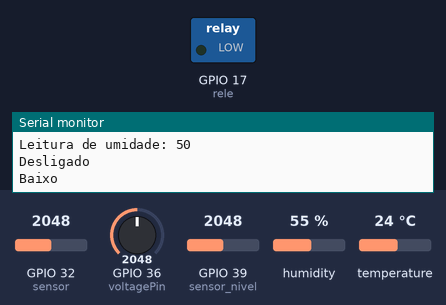
A program run on a simulated ESP32. Parts: switched loads named in the program (green lamp = pin HIGH), the last lines printed to the serial monitor. Inputs (shaded band) come from the test bench; at power-on: GPIO 39 (sensor_nivel) = 2048, GPIO 32 (sensor) = 2048, GPIO 36 (voltagePin) = 2048, humidity 55 %, temperature 24 °C. A WiFi scan finds three made-up networks.

Above: at 3.2 s.
3.3 s: GPIO 39 (sensor_nivel) set to 1054
5.5 s: GPIO 39 (sensor_nivel) set to 965
8.5 s: GPIO 32 (sensor) set to 3866
10.2 s: GPIO 32 (sensor) set to 3966
At 12.3 s:
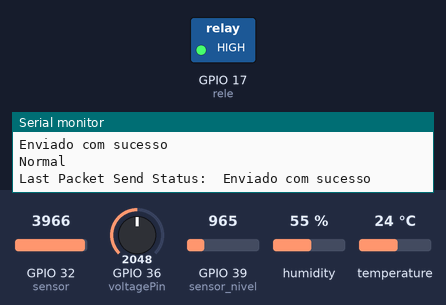
12.6 s: GPIO 32 (sensor) set to 2866
At 13.5 s:
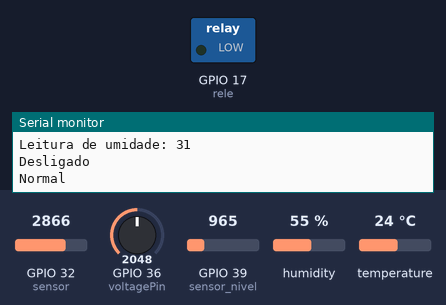
14.6 s: GPIO 32 (sensor) set to 3972
At 16.0 s:
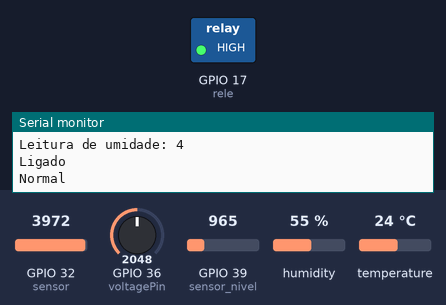
Timing chart, 0 to 17.6 s (numbered marks = the images above; inputs shaded):
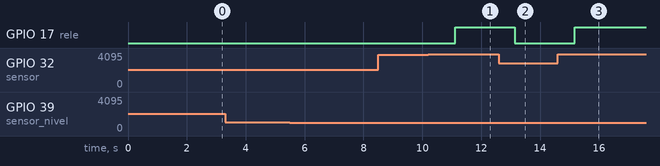

The program:

main.cpp
```cpp
#include <Arduino.h>
#include <esp_now.h>
#include <esp_wifi.h>
#include <WiFi.h>
#include <Adafruit_Sensor.h>
#include <DHT.h>

#define BOARD_ID 1
#define DHTPIN 0
#define DHTTYPE DHT11
#define voltagePin 36

#define sensor_nivel 39

const int sensor = 32;

int rele = 17;
int rele_status;

int level;

String motor_status = "";
String nivel;

float leitura = 0.0;
double voltage = 0.0;

String LDR_quality = "";

DHT dht(DHTPIN, DHTTYPE);

// Endereço MAC do ESP Master
uint8_t broadcastAddress[] = {0xFF, 0xFF, 0xFF, 0xFF, 0xFF, 0xFF};

// Estrutura de dados que queremos enviar
typedef struct struct_message {
    int id;
    float temp;
    float hum;
    float sensor;
    String motor;
    String level;
    float voltage;
    int readingId;
} struct_message;

//Create a struct_message called myData
struct_message myData;

unsigned long previousMillis = 0;   // Stores last time temperature was published
const long interval = 2000;        // Interval at which to publish sensor readings (era 10000)

// Controle do número de leituras enviadas
unsigned int readingId = 0;

// Insert your SSID
constexpr char WIFI_SSID[] = "ESP32-Henrik";

// Verifica a rede e obtém o canal
int32_t getWiFiChannel(const char *ssid) {
  if (int32_t n = WiFi.scanNetworks()) {
      for (uint8_t i=0; i<n; i++) {
          if (!strcmp(ssid, WiFi.SSID(i).c_str())) {
              return WiFi.channel(i);
          }
      }
  }
  return 0;
}

String level_water(){
  int leitura_nivel = analogRead(sensor_nivel);
  level = (leitura_nivel / 1023) * 3.3;

  if(level > 2){
    nivel = "Baixo";
  }
  else if(level < 2){
    nivel = "Normal";
  }
  Serial.println(nivel);
  delay(1000);

  return(nivel);
}

float measPot(){
  float sen = analogRead(sensor);
  int s = map(sen, 0, 4095, 100, 0);
  Serial.print("Leitura de umidade: ");
  Serial.println(s);

  if (nivel == "Baixo"){
      digitalWrite(rele, LOW);
      rele_status = 0;
  }
  if ((nivel == "Normal") && (s < 5)){
      digitalWrite(rele, HIGH);
      rele_status = 1;
  }
  else{
    digitalWrite(rele, LOW);
    rele_status = 0;
  }
  return s;
}

String motor(){
  if(rele_status == 1){
    motor_status = "Ligado";
  }
  else if(rele_status == 0){
    motor_status = "Desligado";
  }
  Serial.println(motor_status);

  return motor_status;
}

float leitura_bateria(){

  leitura = analogRead(voltagePin);
  voltage = (leitura / 1023) * 4.86;
  Serial.print("Tensão da bateria: ");
  Serial.print(voltage);
  Serial.println("V");
  float voltage_env = round(voltage * 10) / 10;

  return voltage_env;
}

float readDHTTemperature() {
  float t = dht.readTemperature();
  if (isnan(t)) {
    Serial.println("Falha na leitura do sensor DHT11!");
    return 0;
  }
  else {
    Serial.println(t);
    return t;
  }
}

float readDHTHumidity() {
  float h = dht.readHumidity();
  if (isnan(h)) {
    Serial.println("Falha na leitura do sensor DHT11!");
    return 0;
  }
  else {
    Serial.println(h);
    return h;
  }
}

// Função de retorno, imprime se a mensagem foi entregue com sucesso ou não
void OnDataSent(const uint8_t *mac_addr, esp_now_send_status_t status) {
  Serial.print("\r\nLast Packet Send Status:\t");
  Serial.println(status == ESP_NOW_SEND_SUCCESS ? "Enviado com sucesso" : "Falha no envio");
}

void setup() {
  Serial.begin(115200);

  pinMode(rele, OUTPUT);
  pinMode(voltagePin, INPUT);

  dht.begin();

  // Set device as a Wi-Fi Station and set channel
  WiFi.mode(WIFI_STA);

  int32_t channel = getWiFiChannel(WIFI_SSID);

  WiFi.printDiag(Serial); // Uncomment to verify channel number before
  esp_wifi_set_promiscuous(true);
  esp_wifi_set_channel(channel, WIFI_SECOND_CHAN_NONE);
  esp_wifi_set_promiscuous(false);
  WiFi.printDiag(Serial); // Uncomment to verify channel change after

  //Inicia o ESP-NOW
  if (esp_now_init() != ESP_OK) {
    Serial.println("Erro na inicialização do ESP-NOW");
    return;
  }

  // Once ESPNow is successfully Init, we will register for Send CB to
  // get the status of Trasnmitted packet
  esp_now_register_send_cb(OnDataSent);

  //Register peer
  esp_now_peer_info_t peerInfo;
  memcpy(peerInfo.peer_addr, broadcastAddress, 6);
  peerInfo.encrypt = false;

  //Add peer
  if (esp_now_add_peer(&peerInfo) != ESP_OK){
    Serial.println("Failed to add peer");
    return;
  }
}

void loop() {
  level_water();

  unsigned long currentMillis = millis();
  if (currentMillis - previousMillis >= interval) {
    // Save the last time a new reading was published
    previousMillis = currentMillis;
    // Setando os valores para envio
    myData.id = BOARD_ID;
    myData.temp = readDHTTemperature();
    myData.hum = readDHTHumidity();
    myData.sensor = measPot();
    myData.motor = motor();
    myData.level = level_water();
    myData.voltage = leitura_bateria();
    myData.readingId = readingId++;

    // Enviando mensagem via ESP-NOW
    esp_err_t result = esp_now_send(broadcastAddress, (uint8_t *) &myData, sizeof(myData));
    if (result == ESP_OK) {
      Serial.println("Enviado com sucesso");
    }
    else {
      Serial.println("Erro no envio");
    }
  }
}
```

Measured:
- the behaviour switches between 3931 and 3932 on GPIO 32 (sensor) (found by bisection; images 0 and 1)
- after the input at 10.2 s, GPIO 17 (rele): LOW → HIGH after 0.92 s
- after the input at 12.6 s, GPIO 17 (rele): HIGH → LOW after 0.55 s
- after the input at 14.6 s, GPIO 17 (rele): LOW → HIGH after 0.57 s
